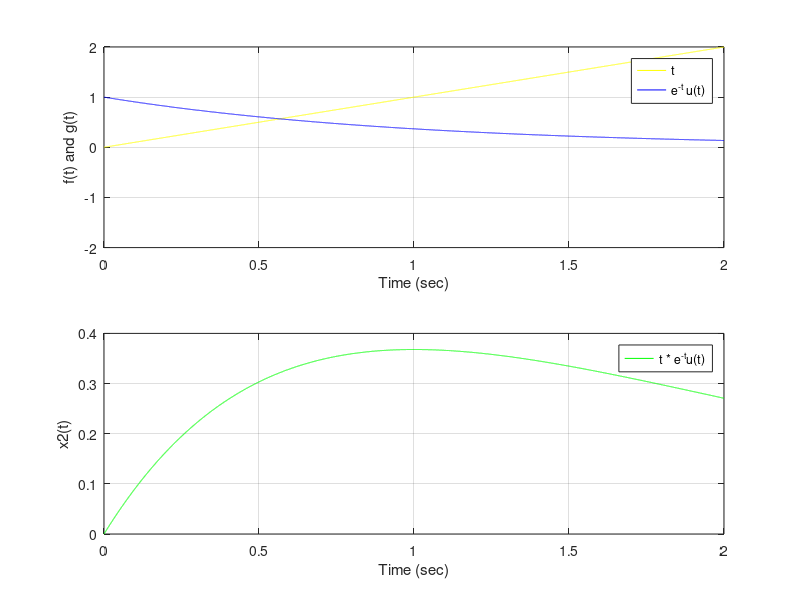

MATLAB code for this plot:
fs = 10000;
t = 0:1/fs:2;
u = (t>=0);                          
f = t;
g = exp(-t).*u;
x2 = f.*g;

figure(5)

subplot(211)
plot(t,f,'y','DisplayName','t'), grid on
axis([0 2 -2 2]);
hold on
plot(t,g,'b','DisplayName','e^-^t u(t)'), grid on
hold off
ylabel('f(t) and g(t)') 
xlabel('Time (sec)')
legend

subplot(212)
plot(t,x2,'g','DisplayName','t * e^-^tu(t)'), grid on
ylabel('x2(t)') 
xlabel('Time (sec)')
legend

